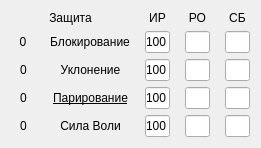
   <widget class="QWidget" name="verticalLayoutWidget_8">
    <property name="geometry">
     <rect>
      <x>260</x>
      <y>440</y>
      <width>261</width>
      <height>129</height>
     </rect>
    </property>
    <layout class="QVBoxLayout" name="verticalLayout_8">
     <item>
      <layout class="QHBoxLayout" name="horizontalLayout_56">
       <property name="spacing">
        <number>15</number>
       </property>
       <item>
        <widget class="QLabel" name="label_107">
         <property name="text">
          <string>Защита</string>
         </property>
         <property name="alignment">
          <set>Qt::AlignCenter</set>
         </property>
        </widget>
       </item>
       <item>
        <widget class="QLabel" name="label_108">
         <property name="maximumSize">
          <size>
           <width>25</width>
           <height>16777215</height>
          </size>
         </property>
         <property name="text">
          <string>ИР</string>
         </property>
         <property name="alignment">
          <set>Qt::AlignCenter</set>
         </property>
        </widget>
       </item>
       <item>
        <widget class="QLabel" name="label_109">
         <property name="maximumSize">
          <size>
           <width>25</width>
           <height>16777215</height>
          </size>
         </property>
         <property name="text">
          <string>РО</string>
         </property>
         <property name="alignment">
          <set>Qt::AlignCenter</set>
         </property>
        </widget>
       </item>
       <item>
        <widget class="QLabel" name="label_110">
         <property name="maximumSize">
          <size>
           <width>25</width>
           <height>16777215</height>
          </size>
         </property>
         <property name="text">
          <string>СБ</string>
         </property>
         <property name="alignment">
          <set>Qt::AlignCenter</set>
         </property>
        </widget>
       </item>
      </layout>
     </item>
     <item>
      <layout class="QHBoxLayout" name="horizontalLayout_57">
       <property name="spacing">
        <number>15</number>
       </property>
       <property name="leftMargin">
        <number>0</number>
       </property>
       <property name="rightMargin">
        <number>0</number>
       </property>
       <item>
        <widget class="QLabel" name="label_111">
         <property name="maximumSize">
          <size>
           <width>25</width>
           <height>16777215</height>
          </size>
         </property>
         <property name="text">
          <string>0</string>
         </property>
         <property name="alignment">
          <set>Qt::AlignCenter</set>
         </property>
        </widget>
       </item>
       <item>
        <widget class="QLabel" name="label_112">
         <property name="text">
          <string>Блокирование</string>
         </property>
         <property name="alignment">
          <set>Qt::AlignCenter</set>
         </property>
        </widget>
       </item>
       <item>
        <widget class="QLineEdit" name="lineEdit_94">
         <property name="maximumSize">
          <size>
           <width>25</width>
           <height>16777215</height>
          </size>
         </property>
         <property name="text">
          <string>100</string>
         </property>
         <property name="alignment">
          <set>Qt::AlignCenter</set>
         </property>
        </widget>
       </item>
       <item>
        <widget class="QLineEdit" name="lineEdit_95">
         <property name="maximumSize">
          <size>
           <width>25</width>
           <height>16777215</height>
          </size>
         </property>
         <property name="alignment">
          <set>Qt::AlignCenter</set>
         </property>
        </widget>
       </item>
       <item>
        <widget class="QLineEdit" name="lineEdit_96">
         <property name="maximumSize">
          <size>
           <width>25</width>
           <height>16777215</height>
          </size>
         </property>
         <property name="alignment">
          <set>Qt::AlignCenter</set>
         </property>
        </widget>
       </item>
      </layout>
     </item>
     <item>
      <layout class="QHBoxLayout" name="horizontalLayout_58">
       <property name="spacing">
        <number>15</number>
       </property>
       <property name="leftMargin">
        <number>0</number>
       </property>
       <property name="rightMargin">
        <number>0</number>
       </property>
       <item>
        <widget class="QLabel" name="label_113">
         <property name="maximumSize">
          <size>
           <width>25</width>
           <height>16777215</height>
          </size>
         </property>
         <property name="text">
          <string>0</string>
         </property>
         <property name="alignment">
          <set>Qt::AlignCenter</set>
         </property>
        </widget>
       </item>
       <item>
        <widget class="QLabel" name="label_114">
         <property name="text">
          <string>Уклонение</string>
         </property>
         <property name="alignment">
          <set>Qt::AlignCenter</set>
         </property>
        </widget>
       </item>
       <item>
        <widget class="QLineEdit" name="lineEdit_97">
         <property name="maximumSize">
          <size>
           <width>25</width>
           <height>16777215</height>
          </size>
         </property>
         <property name="text">
          <string>100</string>
         </property>
         <property name="alignment">
          <set>Qt::AlignCenter</set>
         </property>
        </widget>
       </item>
       <item>
        <widget class="QLineEdit" name="lineEdit_98">
         <property name="maximumSize">
          <size>
           <width>25</width>
           <height>16777215</height>
          </size>
         </property>
         <property name="alignment">
          <set>Qt::AlignCenter</set>
         </property>
        </widget>
       </item>
       <item>
        <widget class="QLineEdit" name="lineEdit_99">
         <property name="maximumSize">
          <size>
           <width>25</width>
           <height>16777215</height>
          </size>
         </property>
         <property name="alignment">
          <set>Qt::AlignCenter</set>
         </property>
        </widget>
       </item>
      </layout>
     </item>
     <item>
      <layout class="QHBoxLayout" name="horizontalLayout_59">
       <property name="spacing">
        <number>15</number>
       </property>
       <property name="leftMargin">
        <number>0</number>
       </property>
       <property name="rightMargin">
        <number>0</number>
       </property>
       <item>
        <widget class="QLabel" name="label_115">
         <property name="maximumSize">
          <size>
           <width>25</width>
           <height>16777215</height>
          </size>
         </property>
         <property name="text">
          <string>0</string>
         </property>
         <property name="alignment">
          <set>Qt::AlignCenter</set>
         </property>
        </widget>
       </item>
       <item>
        <widget class="QLabel" name="label_116">
         <property name="font">
          <font>
           <underline>true</underline>
          </font>
         </property>
         <property name="text">
          <string>Парирование</string>
         </property>
         <property name="alignment">
          <set>Qt::AlignCenter</set>
         </property>
        </widget>
       </item>
       <item>
        <widget class="QLineEdit" name="lineEdit_100">
         <property name="maximumSize">
          <size>
           <width>25</width>
           <height>16777215</height>
          </size>
         </property>
         <property name="text">
          <string>100</string>
         </property>
         <property name="alignment">
          <set>Qt::AlignCenter</set>
         </property>
        </widget>
       </item>
       <item>
        <widget class="QLineEdit" name="lineEdit_101">
         <property name="maximumSize">
          <size>
           <width>25</width>
           <height>16777215</height>
          </size>
         </property>
         <property name="alignment">
          <set>Qt::AlignCenter</set>
         </property>
        </widget>
       </item>
       <item>
        <widget class="QLineEdit" name="lineEdit_102">
         <property name="maximumSize">
          <size>
           <width>25</width>
           <height>16777215</height>
          </size>
         </property>
         <property name="alignment">
          <set>Qt::AlignCenter</set>
         </property>
        </widget>
       </item>
      </layout>
     </item>
     <item>
      <layout class="QHBoxLayout" name="horizontalLayout_60">
       <property name="spacing">
        <number>15</number>
       </property>
       <property name="leftMargin">
        <number>0</number>
       </property>
       <property name="rightMargin">
        <number>0</number>
       </property>
       <item>
        <widget class="QLabel" name="label_117">
         <property name="maximumSize">
          <size>
           <width>25</width>
           <height>16777215</height>
          </size>
         </property>
         <property name="text">
          <string>0</string>
         </property>
         <property name="alignment">
          <set>Qt::AlignCenter</set>
         </property>
        </widget>
       </item>
       <item>
        <widget class="QLabel" name="label_118">
         <property name="text">
          <string>Сила Воли</string>
         </property>
         <property name="alignment">
          <set>Qt::AlignCenter</set>
         </property>
        </widget>
       </item>
       <item>
        <widget class="QLineEdit" name="lineEdit_103">
         <property name="maximumSize">
          <size>
           <width>25</width>
           <height>16777215</height>
          </size>
         </property>
         <property name="text">
          <string>100</string>
         </property>
         <property name="alignment">
          <set>Qt::AlignCenter</set>
         </property>
        </widget>
       </item>
       <item>
        <widget class="QLineEdit" name="lineEdit_104">
         <property name="maximumSize">
          <size>
           <width>25</width>
           <height>16777215</height>
          </size>
         </property>
         <property name="alignment">
          <set>Qt::AlignCenter</set>
         </property>
        </widget>
       </item>
       <item>
        <widget class="QLineEdit" name="lineEdit_105">
         <property name="maximumSize">
          <size>
           <width>25</width>
           <height>16777215</height>
          </size>
         </property>
         <property name="alignment">
          <set>Qt::AlignCenter</set>
         </property>
        </widget>
       </item>
      </layout>
     </item>
    </layout>
   </widget>
